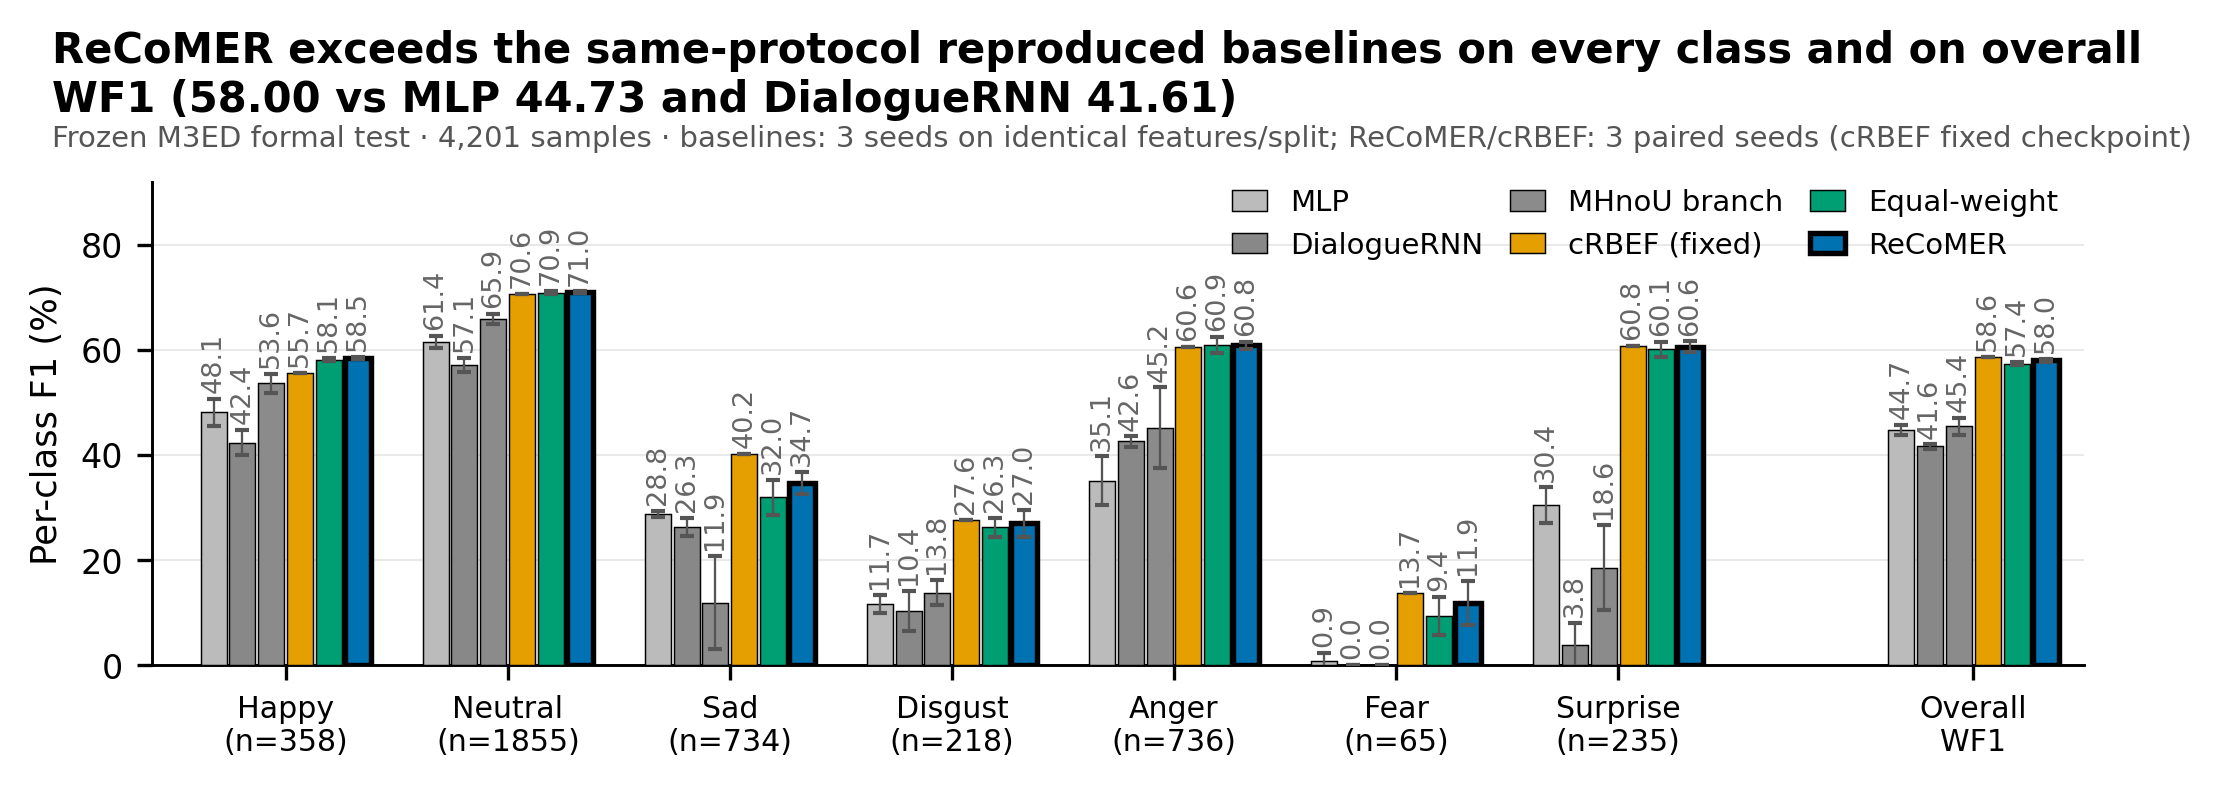

Generate this figure with Python:
# -*- coding: utf-8 -*-
"""图 E 升级版上半：正式 M3ED 测试逐类 F1 + 总体 WF1，ReCoMER vs 同协议复现基线。

一句话结论：ReCoMER 在全部 7 个类与总体 WF1 上超过同协议复现的 MLP / DialogueRNN。

数据源：
- subgroup_perclass_results.json（MHnoU/cRBEF/equal_weight/ReCoMER 逐类 f1_mean/f1_sd，0-1 尺度）
- baselines_m3ed.json（MLP/DialogueRNN，per_class_mean/per_class_sd 为 0-100 百分数；
  models.*.wf1_sd 为总体 WF1 的 seed 间 SD）
- full_test_local/{43,47,59}/PREDICTIONS.npz（重新计算各臂总体 WF1，sklearn weighted F1，
  argmax 口径；sample SD, ddof=1，与 SUMMARY.json 的 sample_sd 一致）
"""
import json
import sys, os
sys.path.insert(0, os.path.dirname(os.path.abspath(__file__)))
import matplotlib.pyplot as plt
import numpy as np
from sklearn.metrics import f1_score
from style_shared import PALETTE, apply_style, headline, save

apply_style()
BASE = os.path.dirname(os.path.abspath(__file__))

R = json.load(open(os.path.join(BASE, "subgroup_perclass_results.json"), encoding="utf-8"))
B = json.load(open(os.path.join(BASE, "baselines_m3ed.json"), encoding="utf-8"))

A = R["A_per_class"]
classes = A["class_names"]
support = A["per_class"]["ReCoMER"]["support"]

# ---- 总体 WF1（3 seeds，sample SD）----
SEEDS = ["43", "47", "59"]
ARM_NPZ = {"MHnoU": "MHnoU", "cRBEF": "cRBEF", "equal_weight": "equal_weight",
           "ReCoMER": "probabilities"}
overall, overall_sd = {}, {}
for arm, key in ARM_NPZ.items():
    vals = []
    for s in SEEDS:
        d = np.load(os.path.join(BASE, "full_test_local", s, "PREDICTIONS.npz"))
        vals.append(f1_score(d["y_true"], d[key].argmax(1), average="weighted") * 100)
    overall[arm] = float(np.mean(vals))
    overall_sd[arm] = float(np.std(vals, ddof=1))

# 6 个系列：(键, 图例名, 颜色, 均值list, sd list) —— 逐类 7 值 + 第 8 组 Overall WF1
BASELINE_COLORS = {"MLP": "#BBBBBB", "DialogueRNN": "#888888"}
series = []
for name in ["MLP", "DialogueRNN"]:
    m = list(B["models"][name]["per_class_mean"])            # 已是百分数
    sd = list(B["models"][name]["per_class_sd"])             # 已是百分数
    m.append(B["models"][name]["wf1_mean"] * 100)            # Overall WF1
    sd.append(B["models"][name]["wf1_sd"] * 100)
    series.append((name, name, BASELINE_COLORS[name], np.array(m), np.array(sd)))
for arm, lab in [("MHnoU", "MHnoU branch"), ("cRBEF", "cRBEF (fixed)"),
                 ("equal_weight", "Equal-weight"), ("ReCoMER", "ReCoMER")]:
    m = list(np.array(A["per_class"][arm]["f1_mean"]) * 100)
    sd = list(np.array(A["per_class"][arm]["f1_sd"]) * 100)
    m.append(overall[arm])
    sd.append(overall_sd[arm])
    series.append((arm, lab, PALETTE[arm], np.array(m), np.array(sd)))

fig = plt.figure(figsize=(7.0, 2.6))
ax = fig.add_axes([0.06, 0.18, 0.92, 0.62])

# 7 个类位于 0..6，Overall 组与第 7 组留 1.6 倍组距
x = np.array(list(range(len(classes))) + [len(classes) - 1 + 1.6])
n = len(series)
w = 0.13
for i, (key, lab, color, m, sd) in enumerate(series):
    off = (i - (n - 1) / 2.0) * w
    bars = ax.bar(x + off, m, width=w * 0.9, yerr=sd, capsize=1.6,
                  color=color, edgecolor="black", linewidth=0.35,
                  error_kw=dict(lw=0.55, ecolor="#555555"), label=lab, zorder=3)
    if key == "ReCoMER":
        for b in bars:
            b.set_linewidth(1.3)
    # 柱顶数值标签：竖排（90°），避免同组相邻柱标签横向重叠
    for xi, v, s in zip(x + off, m, sd):
        ax.annotate(f"{v:.1f}", (xi, v + s), textcoords="offset points",
                    xytext=(0, 1.5), fontsize=6.5, color="#666666",
                    ha="center", va="bottom", rotation=90, zorder=5)

labels = [f"{c}\n(n={nn})" for c, nn in zip(classes, support)] + ["Overall\nWF1"]
ax.set_xticks(x)
ax.set_xticklabels(labels, fontsize=7.2)
ax.set_ylabel("Per-class F1 (%)")
ax.set_xlim(-0.6, x[-1] + 0.5)
ax.set_ylim(0, 92)
ax.grid(axis="y", zorder=0)
ax.legend(ncol=3, frameon=False, loc="upper right", fontsize=7.0,
          handlelength=1.2, columnspacing=0.9, bbox_to_anchor=(1.0, 1.04))

headline(fig, "ReCoMER exceeds the same-protocol reproduced baselines on every class and on overall\n"
              "WF1 (58.00 vs MLP 44.73 and DialogueRNN 41.61)")
fig.text(0.012, 0.845, "Frozen M3ED formal test \u00b7 4,201 samples \u00b7 baselines: 3 seeds on identical features/split; "
                       "ReCoMER/cRBEF: 3 paired seeds (cRBEF fixed checkpoint)",
         fontsize=7.0, color="#555555", ha="left")
save(fig, "figE_perclass_with_baselines")

# ---- 控制台核对 ----
print("Overall WF1 (%):", {k: round(v, 2) for k, v in overall.items()},
      "| sd:", {k: round(v, 2) for k, v in overall_sd.items()})
print("MLP", round(B["models"]["MLP"]["wf1_mean"] * 100, 2),
      "| DialogueRNN", round(B["models"]["DialogueRNN"]["wf1_mean"] * 100, 2))
print("ReCoMER Fear:", round(series[5][3][5], 1))
